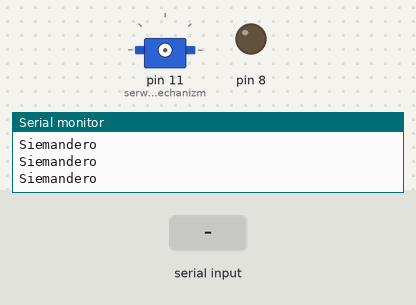
The sketch below on a simulated Arduino Uno, built with avr-gcc and run on an emulated ATmega328P. On the bench: servo, output pins drawn as LEDs (lit = HIGH), the last lines printed to the serial monitor. The test bench sets the inputs (shaded band).

Above: at 1.0 s.
1.1 s: "A90\n" received over Serial
At 2.7 s:
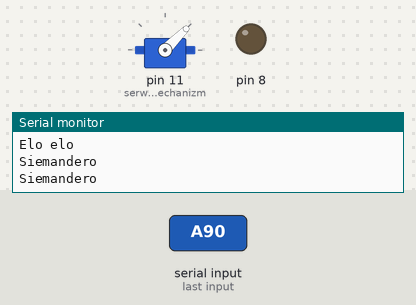
3.2 s: "B90\n" received over Serial
At 4.6 s:
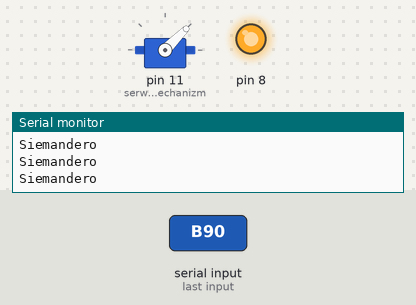
5.2 s: "D90\n" received over Serial
At 7.2 s:
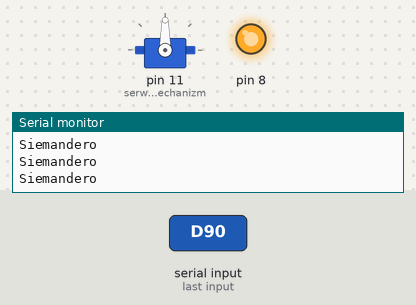
7.5 s: "D,45\n" received over Serial
At 9.2 s:
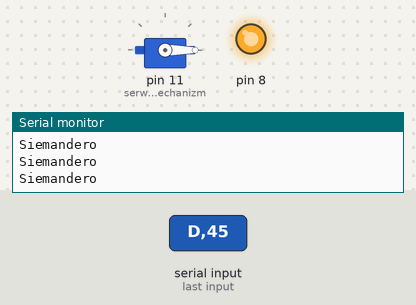
10.0 s: "C90\n" received over Serial
At 10.5 s:
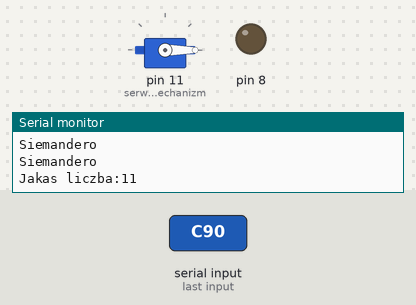
11.5 s: "A,45\n" received over Serial
At 12.3 s:
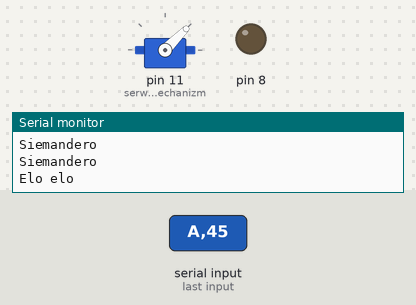
Timing chart, 0 to 14.5 s (numbered marks = the images above; inputs shaded):
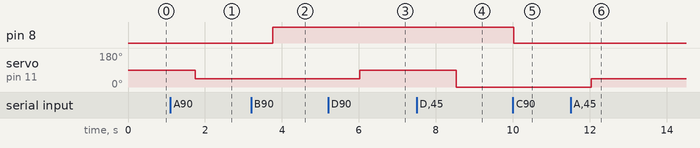

The sketch:

dzia_aj_cy_program_uart.ino
```cpp
String readString;
#include <Servo.h>
Servo serwomechanizm;

char znak =0;
char c_liczba =10;
boolean zm = false;

void setup(){
  pinMode(8, OUTPUT);
  Serial.begin(9600);
  while(!Serial)
  {
    ;
  }
  nawiazkom();
  serwomechanizm.attach(11);
  //serwomechanizm.write(0);
}
void loop(){
  if(Serial.available()>0){
    znak = Serial.read();
    delay(2);
 }
  switch(znak){
  case 'A':
    Serial.print("Elo elo\n");
    delay(500);
    serwomechanizm.write(45);
    delay(500);
    znak = 0;
  break;

  case 'X':
  Serial.println("No działam");
  delay(250);
  break;

  case 'B':
    Serial.print("no dziala\n");
    delay(500);
    digitalWrite(8, HIGH);
    znak = 0;
    break;

  case 'C':
  Serial.print("Jakas liczba:11\n");
  digitalWrite(8,LOW);
  delay(500);
  znak = 0;
  break;

  case 'D':
  Serial.print("JP\n");
  znak = 0;
  while(Serial.available()){
    delay(250);
    c_liczba = Serial.read();
    readString += c_liczba;
  }
  if (readString.length() >0) {
    Serial.println(readString);
    int i_liczba = readString.toInt();
    serwomechanizm.write(i_liczba);
  readString ="";
  break;
  }
  break;
  }
  nawiazkom();
}
void nawiazkom(){
  while(Serial.available()<=0){
    Serial.print("Siemandero\n");
    delay(250);
  }
}
```

Measured:
- after the input at 1.1 s, servo on pin 11 (serwomechanizm): 90° → 45° after 0.65 s
- after the input at 3.2 s, pin 8: LOW → HIGH after 0.56 s
- after the input at 5.2 s, servo on pin 11 (serwomechanizm): 45° → 90° after 0.82 s
- after the input at 7.5 s, servo on pin 11 (serwomechanizm): 90° → 0° after 1.0 s
- after the input at 10.0 s, pin 8: HIGH → LOW at once
- after the input at 11.5 s, servo on pin 11 (serwomechanizm): 0° → 45° after 0.54 s
